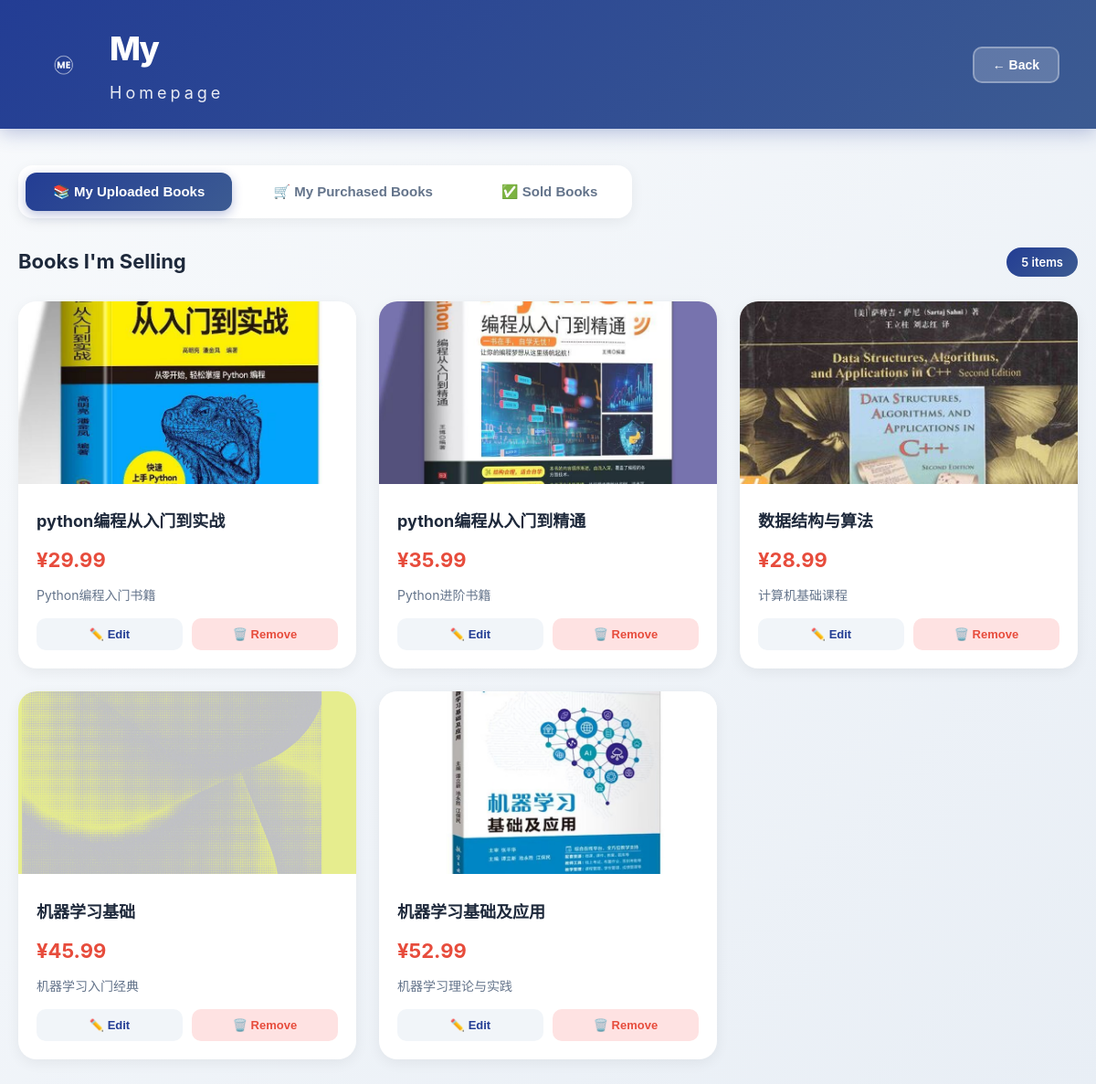
The app's page /homepage (signed in) with its own data.
### app.py (models this page shows)
class Product(db.Model):
    __tablename__ = 'products'
    id = db.Column(db.Integer, primary_key=True)
    name = db.Column(db.String(80), nullable=False)
    price = db.Column(db.Float, nullable=False)
    description = db.Column(db.String(200), nullable=False)
    degree_of_wear = db.Column(db.String(80), nullable=False)
    image = db.Column(db.String(200), nullable=False)  # 存储文件路径
    created_at = db.Column(db.DateTime, default=db.func.current_timestamp())
    seller_contact = db.Column(db.String(200))  # 卖家联系方式
    is_sold = db.Column(db.Boolean, default=False)  # 是否已售出
    buyer_id = db.Column(db.Integer)  # 购买者ID
    user_id = db.Column(db.Integer)  # 上传者ID

### app.py (the view)
@app.route('/homepage')
def homepage():
    user_id = session.get('user_id')
    if not user_id:
        return redirect(url_for('login'))
    uploaded_products = Product.query.filter_by(user_id=user_id).all()
    sold_products = Product.query.filter_by(user_id=user_id, is_sold=True).all()
    orders = Order.query.filter_by(user_id=user_id).all()
    return render_template('homepage.html', uploaded_products=uploaded_products, sold_products=sold_products, orders=orders)

### templates/homepage.html (shortened to what this page needs)
<!DOCTYPE html>
<html lang="zh-CN">
<head>
    <link rel="stylesheet" href="{{ url_for('static', filename='css/homepage.css') }}">
</head>
<body>
    <header>
        <div class="header-content">
            <div class="logo-section">
                <img src="{{ url_for('static', filename='images/white-MElogo.png') }}" alt="Logo" class="logo">
                <div class="title-group">
                    <h1>My</h1>
                    <h2>Homepage</h2>
                </div>
            </div>
            <button class="back-btn" onclick="goBack()">← Back</button>
        </div>
    </header>
    <div class="main-container">
        <div class="tabs">
            <button class="tab-btn active" onclick="switchTab('uploaded')">📚 My Uploaded Books</button>
            <button class="tab-btn" onclick="switchTab('purchased')">🛒 My Purchased Books</button>
            <button class="tab-btn" onclick="switchTab('sold')">✅ Sold Books</button>
        </div>
        <div id="uploaded-tab" class="tab-content active">
            <div class="section-header">
                <h3>Books I'm Selling</h3>
                <span class="count">{{ uploaded_products|length }} items</span>
            </div>
            {% if uploaded_products %}
            <div class="products-grid">
                {% for product in uploaded_products %}
                <div class="product-card">
                    <div class="product-image">
                        {% if product.image %}
                        {% set img_path = (product.image | replace('\\', '/')) %}
                        {% set static_rel = img_path.replace('static/', '') %}
                        <img src="{{ url_for('static', filename=static_rel) }}" alt="Book Cover">
                        {% else %}
                        <img src="{{ url_for('static', filename='images/book1.png') }}" alt="Book Cover">
                        {% endif %}
                    </div>
                    <div class="product-info">
                        <h4>{{ product.name }}</h4>
                        <p class="price">¥{{ "%.2f"|format(product.price or 0.0) }}</p>
                        <p class="desc">{{ product.description or '' }}</p>
                        <div class="actions">
                            <button class="edit-btn" onclick="editProduct({{ product.id }})">✏️ Edit</button>
                            <button class="delete-btn" onclick="deleteProduct({{ product.id }})">🗑️ Remove</button>
                        </div>
                    </div>
                </div>
                {% endfor %}
            </div>
            {% else %}
            <div class="empty-state">
                <div class="empty-icon">📭</div>
                <p>No books uploaded yet</p>
                <a href="{{ url_for('upload') }}" class="upload-link">Upload your first book</a>
            </div>
            {% endif %}
        </div>
    </div>
</body>
</html>

### static/css/homepage.css (style rules this page uses)
body { font-family: 'Inter', -apple-system, BlinkMacSystemFont, 'Segoe UI', Roboto, sans-serif; margin: 0; padding: 0; min-height: 100vh; background: linear-gradient(135deg, #f8fafc 0%, #e8eef5 100%); }
header { background: linear-gradient(135deg, #233D94 0%, #3C5B92 100%); color: white; padding: 25px 40px; box-shadow: 0 4px 20px rgba(35, 61, 148, 0.3); }
.header-content { display: flex; justify-content: space-between; align-items: center; max-width: 1400px; margin: 0 auto; }
.logo-section { display: flex; align-items: center; gap: 20px; }
.logo { width: 60px; height: auto; }
.title-group h1 { font-size: 36px; font-weight: 800; margin: 0; letter-spacing: -2px; }
.title-group h2 { font-size: 18px; font-weight: 400; margin: 5px 0 0 0; opacity: 0.9; letter-spacing: 4px; }
.back-btn { padding: 10px 20px; background: rgba(255, 255, 255, 0.2); color: white; border: 2px solid rgba(255, 255, 255, 0.3); border-radius: 10px; font-size: 14px; font-weight: 600; cursor: pointer; transition: all 0.3s ease; }
.main-container { max-width: 1400px; margin: 40px auto; padding: 0 20px; }
.tabs { display: flex; gap: 15px; margin-bottom: 30px; background: white; padding: 8px; border-radius: 16px; box-shadow: 0 4px 15px rgba(0, 0, 0, 0.06); width: fit-content; }
.tab-btn { padding: 12px 30px; background: transparent; border: none; border-radius: 12px; font-size: 15px; font-weight: 600; cursor: pointer; transition: all 0.3s ease; color: #64748b; }
.tab-btn.active { background: linear-gradient(135deg, #233D94 0%, #3C5B92 100%); color: white; box-shadow: 0 4px 12px rgba(35, 61, 148, 0.3); }
.tab-content { display: none; }
.tab-content.active { display: block; }
.section-header { display: flex; justify-content: space-between; align-items: center; margin-bottom: 25px; }
.section-header h3 { font-size: 22px; font-weight: 700; color: #1e293b; margin: 0; }
.count { padding: 6px 16px; background: linear-gradient(135deg, #233D94 0%, #3C5B92 100%); color: white; border-radius: 20px; font-size: 13px; font-weight: 600; }
.products-grid { display: grid; grid-template-columns: repeat(auto-fill, minmax(300px, 1fr)); gap: 25px; }
.product-card { background: white; border-radius: 20px; box-shadow: 0 4px 15px rgba(0, 0, 0, 0.06); overflow: hidden; transition: all 0.3s ease; }
.product-image { position: relative; }
.product-image img { width: 100%; height: 200px; object-fit: cover; }
.product-info { padding: 20px; }
.product-info h4 { font-size: 18px; font-weight: 700; color: #1e293b; margin: 0 0 10px 0; }
.product-info .price { font-size: 22px; font-weight: 700; color: #e74c3c; margin: 0 0 10px 0; }
.product-info .desc { font-size: 14px; color: #64748b; line-height: 1.5; margin: 0 0 15px 0; display: -webkit-box; -webkit-line-clamp: 2; -webkit-box-orient: vertical; overflow: hidden; }
.product-info .actions { display: flex; gap: 10px; }
.edit-btn, .delete-btn { flex: 1; padding: 10px; border: none; border-radius: 10px; font-size: 13px; font-weight: 600; cursor: pointer; transition: all 0.3s ease; }
.edit-btn { background: #f1f5f9; color: #233D94; }
.delete-btn { background: #fee2e2; color: #e74c3c; }

### static/css/theme.css (style rules this page uses)
:root { --primary-color: #233D94; --primary-light: #3C5B92; --primary-dark: #1a2e7b; --secondary-color: #3498db; --accent-color: #2ecc71; --danger-color: #e74c3c; --warning-color: #f39c12; --success-color: #27ae60; --text-primary: #2c3e50; --text-secondary: #7f8c8d; --text-light: #95a5a6; --bg-primary: #ffffff; --bg-secondary: #f5f7fa; --bg-dark: #1a252f; --border-color: #ecf0f1; --shadow-sm: 0 2px 8px rgba(0, 0, 0, 0.08); --shadow-md: 0 4px 16px rgba(0, 0, 0, 0.1); --shadow-lg: 0 8px 32px rgba(0, 0, 0, 0.12); --radius-sm: 8px; --radius-md: 12px; --radius-lg: 20px; --transition-fast: 0.15s ease; --transition-normal: 0.3s ease; --transition-slow: 0.5s ease; }
* { margin: 0; padding: 0; box-sizing: border-box; }
html { scroll-behavior: smooth; }
body { font-family: 'Inter', -apple-system, BlinkMacSystemFont, 'Segoe UI', Roboto, Oxygen, Ubuntu, Cantarell, sans-serif; font-size: 16px; line-height: 1.6; color: var(--text-primary); background-color: var(--bg-secondary); -webkit-font-smoothing: antialiased; -moz-osx-font-smoothing: grayscale; }

### records on screen
Product: image (picture), name "python编程从入门到实战", price "29.99", description "Python编程入门书籍"
Product: image (picture), name "python编程从入门到精通", price "35.99", description "Python进阶书籍"
Product: image (picture), name "数据结构与算法", price "28.99", description "计算机基础课程"
Product: image (picture), name "机器学习基础", price "45.99", description "机器学习入门经典"
Product: image (picture), name "机器学习基础及应用", price "52.99", description "机器学习理论与实践"

### other values on screen
{{ uploaded_products|length }} "5"
